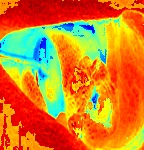
#> input picture Multispectral_MSI_Dataset/MSI_Cancer/022.jpeg, 144 x 150 px, found by its file name; its folder holds 4 pictures in this run
$ python train_svm.py
#> lines starting #> are read from the running program, lines starting #| are printed output that depends on the picture
import os, numpy as np
from PIL import Image
import joblib
from sklearn.svm import SVC
from sklearn.preprocessing import StandardScaler
from sklearn.model_selection import train_test_split, cross_val_score, StratifiedKFold
from sklearn.metrics import classification_report, confusion_matrix, accuracy_score, roc_auc_score, ConfusionMatrixDisplay
from sklearn.decomposition import PCA
import matplotlib
matplotlib.use('Agg')
import matplotlib.pyplot as plt
import warnings
warnings.filterwarnings('ignore')

IMG_SIZE = (64, 64)
CANCER_DIR     = "/home/claude/dataset/Multispectral_MSI_Dataset/MSI_Cancer"
NON_CANCER_DIR = "/home/claude/dataset/Multispectral_MSI_Dataset/MSI_Non Cancer"
N_PCA = 100
RS = 42

def load_images(folder, label):
#> called with label = 1
    X, y = [], []
    files = [f for f in os.listdir(folder) if f.lower().endswith(('.jpeg','.jpg','.png'))]
    print(f"  Loading {len(files)} images from: {os.path.basename(folder)}")
    for fname in files:
        try:
            img = Image.open(os.path.join(folder, fname)).convert('RGB').resize(IMG_SIZE)
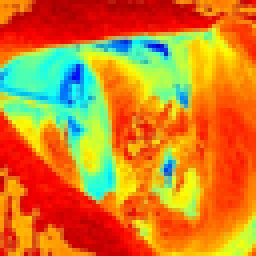
#> img: PIL image 64x64 RGB (shown 4 times larger); mean R, G, B 208.2, 127.8, 40.8
            X.append(np.array(img, dtype=np.float32).flatten() / 255.0)
            y.append(label)
        except: pass
#> pass 2 of the loop in load_images, `for fname in files:`:
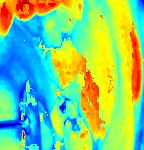
#> input picture Multispectral_MSI_Dataset/MSI_Cancer/027.jpeg, 144 x 150 px, found by its file name
#> in load_images, `img = Image.open(os.path.join(folder, fname)).convert('RGB').resize(IM..`:
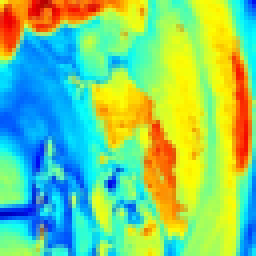
#> img: PIL image 64x64 RGB (shown 4 times larger); mean R, G, B 128.6, 204.9, 127.2
#> pass 3 of the loop in load_images, `for fname in files:`:
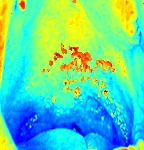
#> input picture Multispectral_MSI_Dataset/MSI_Cancer/028.jpeg, 144 x 150 px, found by its file name
#> in load_images, `img = Image.open(os.path.join(folder, fname)).convert('RGB').resize(IM..`:
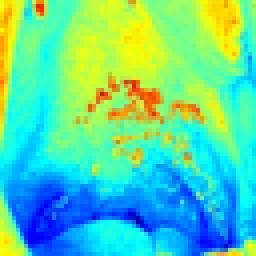
#> img: PIL image 64x64 RGB (shown 4 times larger); mean R, G, B 92.1, 212.5, 163.6
#> the loop made 4 passes; the first 3 are shown
    return X, y

print("="*60)
print("  PHASE 1 - SVM Cancer Classifier (MSI Thermal Images)")
print("="*60)

print("\n[1/5] Loading dataset...")
Xc, yc = load_images(CANCER_DIR, 1)
Xn, yn = load_images(NON_CANCER_DIR, 0)
#> (the run stopped early here; a loop or call above may not have finished)
